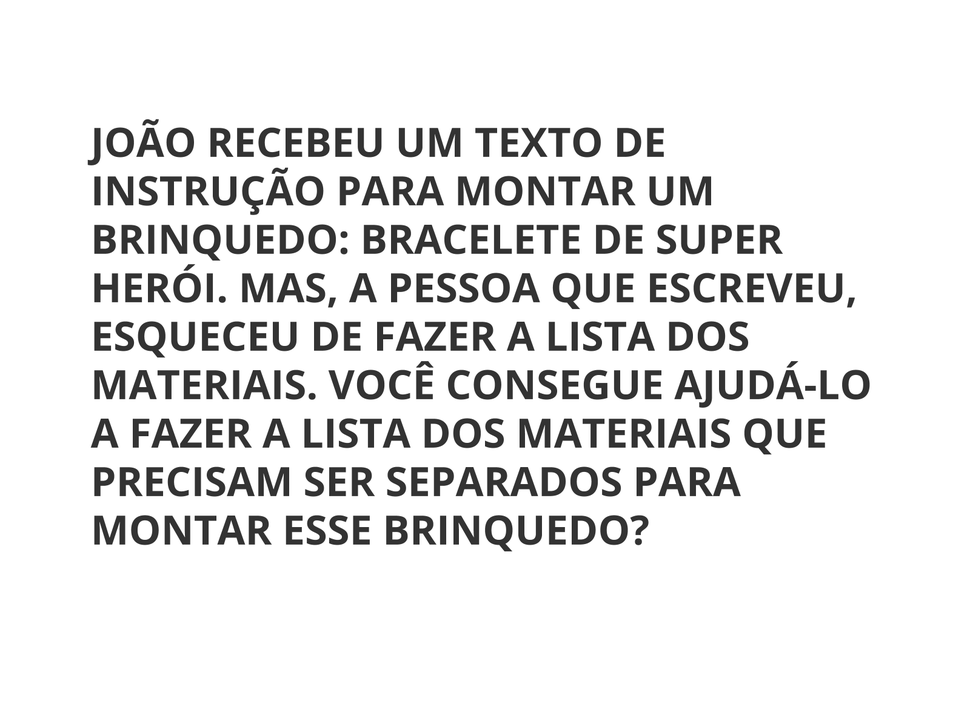
#> input picture imgs/img01.png, 970 x 727 px, shrunk from 1600 x 1200 before the run, found by its file name
$ python detec_05.py
#> lines starting #> are read from the running program, lines starting #| are printed output that depends on the picture; after the words box and inside, x2 and y2 are one past the last pixel; in counts of white or black regions, pixels touching at a corner belong together
import cv2
import numpy as np
import pytesseract

pytesseract.pytesseract.tesseract_cmd = r'C:\Users\luiz.santos\Desktop\Code\pytesseract\tesseract.exe'

def cascade_segmentation(image_path):
    # Carregar a imagem colorida
#> called with image_path = 'imgs/img01.png'
    image = cv2.imread(image_path)
#> image is the input picture: shape (727, 970, 3); min 20, max 255, mean 232.1

    # Converter a imagem para escala de cinza
    gray = cv2.cvtColor(image, cv2.COLOR_BGR2GRAY)

    # Aplicar a segmentação baseada em limiar adaptativo
    _, binary = cv2.threshold(gray, 0, 255, cv2.THRESH_BINARY_INV | cv2.THRESH_OTSU)
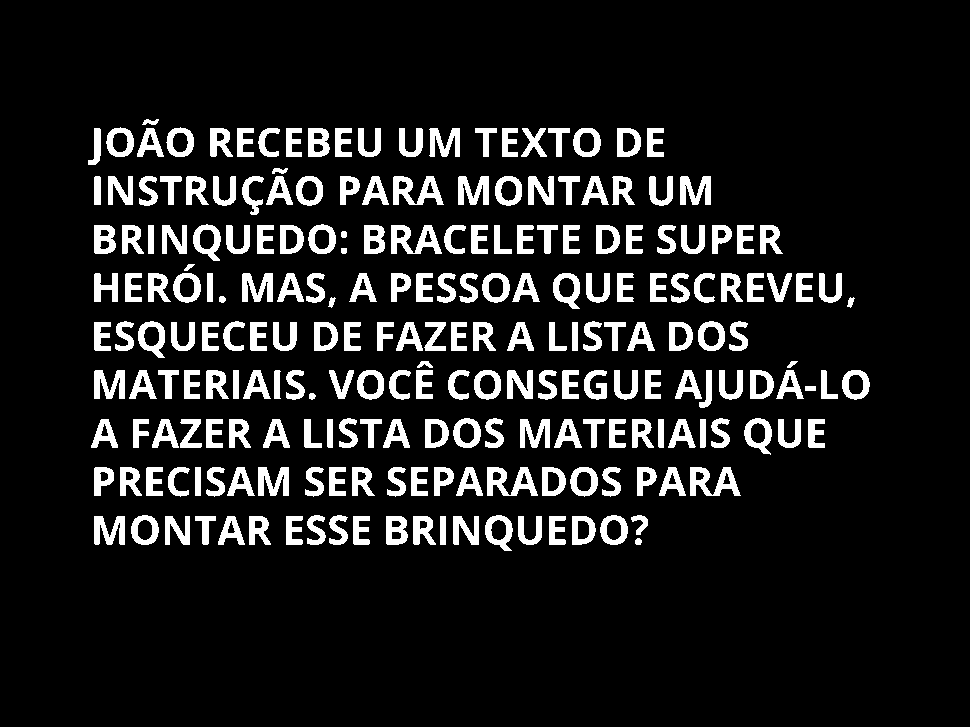
#> binary: shape (727, 970); 11.2% white; 224 white regions, largest, box (x1, y1, x2, y2) and area: (391, 225, 442, 254) 793, (487, 467, 538, 496) 789, (393, 176, 444, 205) 787

    # Aplicar o algoritmo de watershed
    kernel = cv2.getStructuringElement(cv2.MORPH_RECT, (3, 3))
    sure_bg = cv2.dilate(binary, kernel, iterations=3)
#> sure_bg: shape (727, 970); 25.1% white; 64 white regions, largest, box (x1, y1, x2, y2) and area: (384, 464, 624, 500) 7428, (105, 165, 326, 218) 6991, (361, 222, 583, 257) 6725
    dist_transform = cv2.distanceTransform(binary, cv2.DIST_L2, 5)
    _, sure_fg = cv2.threshold(dist_transform, 0.1 * dist_transform.max(), 255, 0)
    sure_fg = np.uint8(sure_fg)
    unknown = cv2.subtract(sure_bg, sure_fg)
#> unknown: shape (727, 970); 13.9% white; 155 white regions, largest, box (x1, y1, x2, y2) and area: (105, 165, 326, 218) 3665, (647, 270, 858, 311) 3656, (384, 464, 624, 500) 3584

    _, markers = cv2.connectedComponents(sure_fg)
#> markers: shape (727, 970) int32; 225 distinct labels, from 0 to 224
    markers += 1
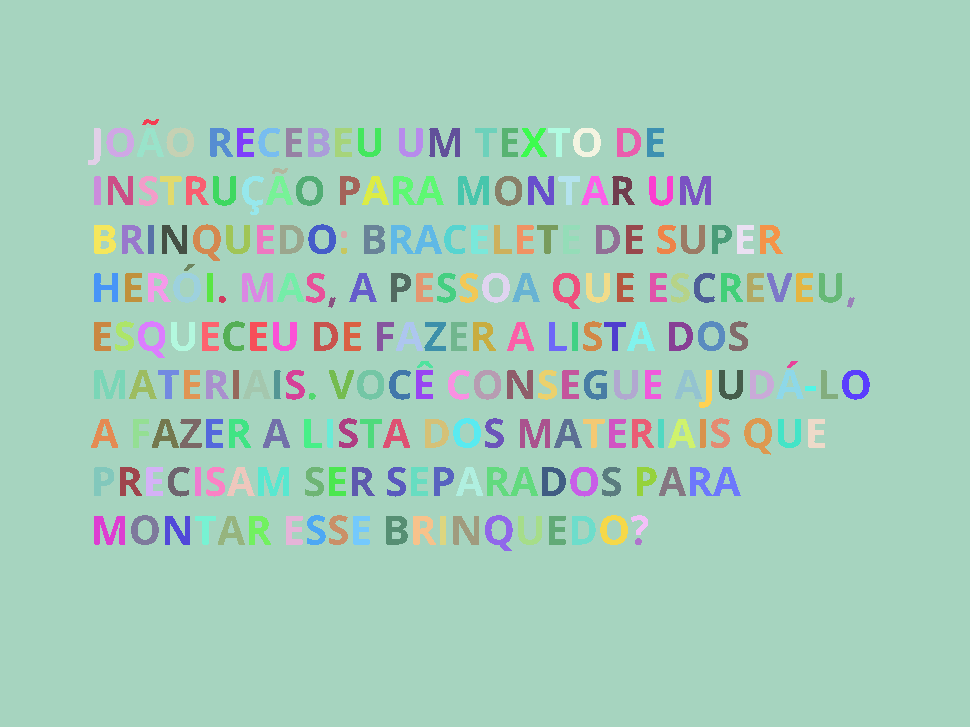
#> markers: shape (727, 970) int32; 225 distinct labels, from 1 to 225; one colour per label, 0 black
    markers[unknown == 255] = 0

    markers = cv2.watershed(image, markers)
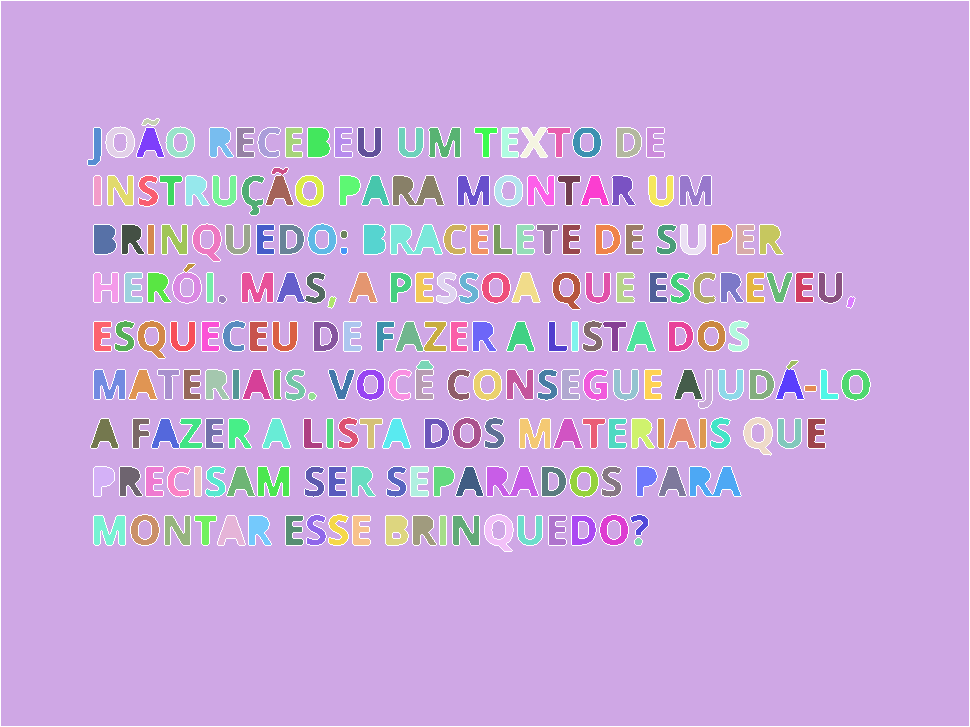
#> markers: shape (727, 970) int32; 226 distinct labels, from -1 to 225; one colour per label, 0 black, -1 white
    image[markers == -1] = [0, 0, 255]
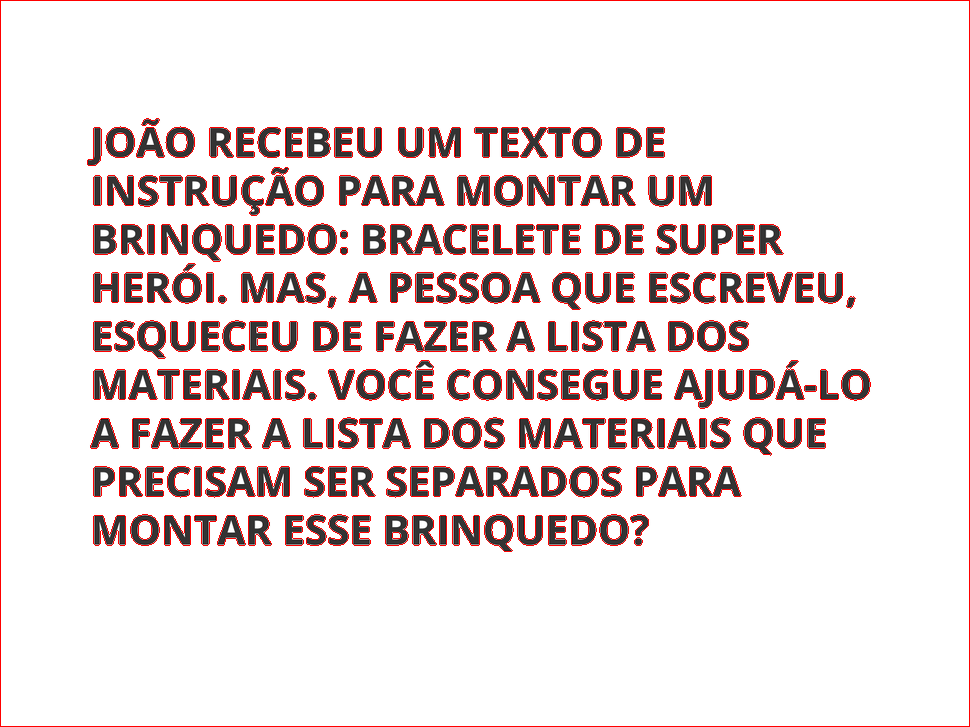
#> image: shape (727, 970, 3); 4.09% of pixels changed, all inside (x1, y1, x2, y2) = (0, 0, 970, 727)

    # Ler o texto nas regiões segmentadas
    text_regions = []
    for label in np.unique(markers):
        if label == -1:
            continue
        mask = np.zeros(gray.shape, dtype=np.uint8)
        mask[markers == label] = 255
        contours, _ = cv2.findContours(mask, cv2.RETR_EXTERNAL, cv2.CHAIN_APPROX_SIMPLE)
        for contour in contours:
            x, y, w, h = cv2.boundingRect(contour)
            text_region = gray[y:y+h, x:x+w]
            text = pytesseract.image_to_string(text_region, lang='eng')
            text_regions.append((x, y, x+w, y+h, text))
#> this loop made 2 passes
#> label on pass 1: -1
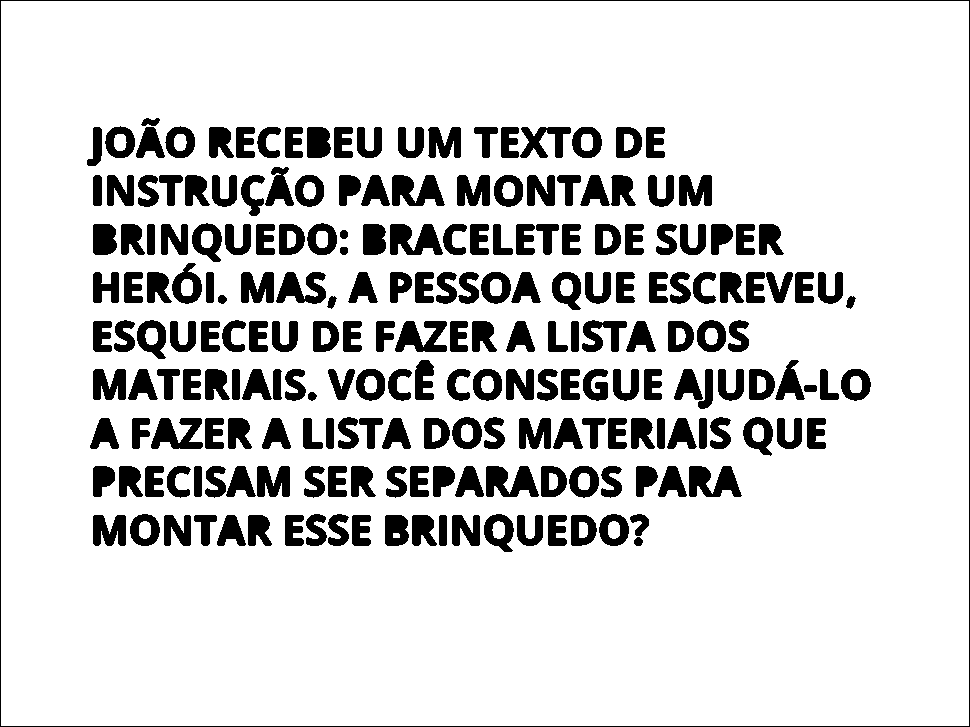
#> mask: shape (727, 970); 84.2% white; 216 black regions, largest, box (x1, y1, x2, y2) and area: (0, 0, 970, 727) 3390, (390, 224, 443, 255) 1105, (486, 466, 539, 497) 1100
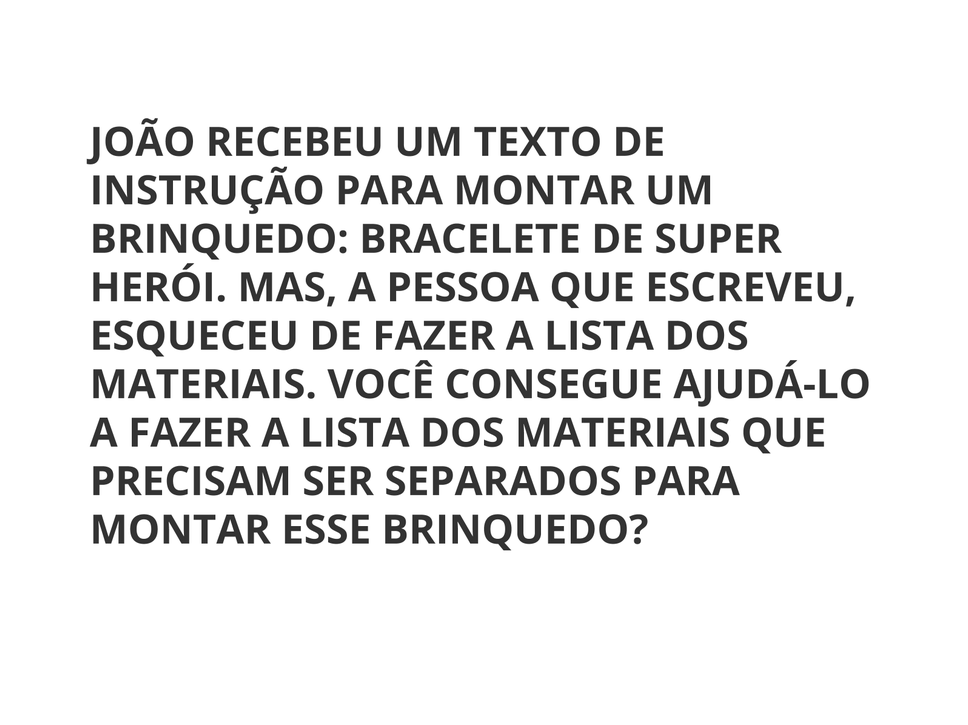
#> text_region: shape (725, 968); min 20, max 255, mean 231.9
#> after the loop, text_regions = []

    return image, text_regions

# Caminho para a imagem
image_path = 'imgs/img01.png'

# Segmentar a imagem usando a abordagem em cascata e ler o texto
#> (the run stopped early here; a loop or call above may not have finished)

$ run again, with imgs/img04.png copied over imgs/img01.png
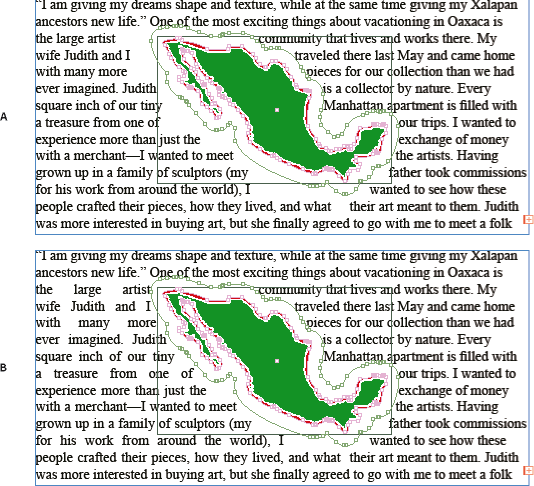
#> input picture imgs/img04.png, 534 x 486 px, found by its file name
#> in cascade_segmentation, image is the input picture: shape (486, 534, 3); mean B, G, R 205.1, 212.4, 205.1
#> in cascade_segmentation, `_, binary = cv2.threshold(gray, 0, 255, cv2.THRESH_BINARY_INV | cv2.TH..`:
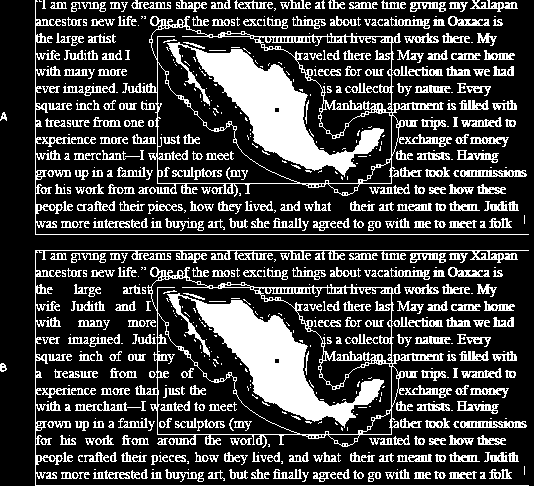
#> binary: shape (486, 534); 24.5% white; 752 white regions (286 under 20 px), largest, box (x1, y1, x2, y2) and area: (167, 42, 384, 177) 8282, (167, 293, 384, 428) 8282, (135, 267, 444, 448) 4133
#> sure_bg: shape (486, 534); 74.1% white; 147 black regions (39 under 20 px), largest, box (x1, y1, x2, y2) and area: (0, 0, 534, 486) 36834, (39, 273, 154, 386) 3730, (39, 22, 154, 89) 1876
#> unknown: shape (486, 534); 69% white; 157 black regions (43 under 20 px), largest, box (x1, y1, x2, y2) and area: (0, 0, 534, 486) 36834, (198, 51, 352, 172) 6294, (198, 302, 352, 423) 6294
#> image: shape (486, 534, 3); 1.33% of pixels changed, all inside (x1, y1, x2, y2) = (0, 0, 534, 486)
#> the loop in cascade_segmentation, `for label in np.unique(markers):` made 2 passes
#> label on pass 1: -1
#> after the loop in cascade_segmentation, `for label in np.unique(markers):`:
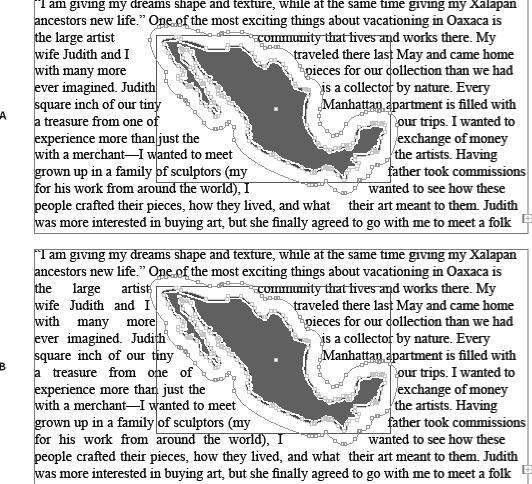
#> text_region: shape (484, 532); min 14, max 255, mean 209.3
#> after the loop in cascade_segmentation, `for label in np.unique(markers):`: text_regions = []
